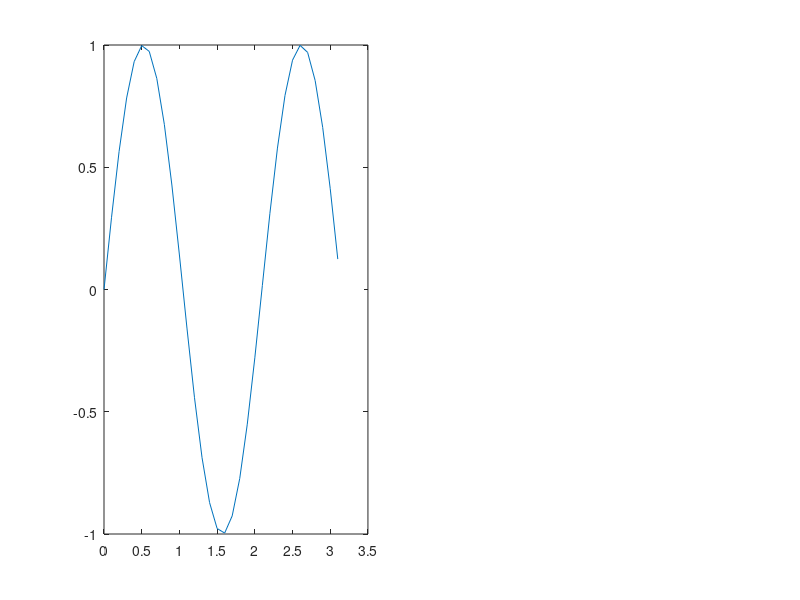

Here is the MATLAB script that generated this plot: (Note: this script raises an error after producing the figure.)
%%%%%%%%%%%%%%%%%%%%%%%%%%%%%%%%%%%%%%%%%%%%%%%%%%%%%%%%%%%
%%%%%%%%%%%% Explicit solver heat equation %%%%%%%%%%%%%%%%
%%%%%%%%%%%%%%%%%%%%%%%%%%%%%%%%%%%%%%%%%%%%%%%%%%%%%%%%%%%
%
%   Goal: solve
%         u_t = k u_xx,  0<x<L, t>0
%         u(0,t) = 0, u(L,t) = 0
%         u(x,0) = f(x)
%
%   Method: Forward time, centered space finite differences
%
%
%
% Author: Matthew S. Mizuhara
% E-mail: mizuharm@tcnj.edu
% Institution: The College of New Jersey
% Date Created: Sep 2020
%
%%%%%%%%%%%%%%%%%%%%%%%%%%%%%%%%%%%%%%%%%%%%%%%%%%%%%%%%%%%

%%%%%%%%%%%%%%%%%%%%
%% Parameters
%%%%%%%%%%%%%%%%%%%%

    k = 5; %diffusion coefficient

    L = pi; %length of domain
    T = .2; %final time
    
    dx = .1; %space step
    dt = .001; %time step
    
    x = 0:dx:L;
    t = 0:dt:T;
    
%%%%%%%%%%%%%%%%%%%%%%%%%%%%%%%%%%%
%% Initial condition
%%%%%%%%%%%%%%%%%%%%%%%%%%%%%%%%%%%

    %f = -abs(x-1)+1;
     f = sin(3*x);   
%%%%%%%%%%%%%%%%%%%%%%%%%%%%%%%%%%%
%% Initialize u
%%%%%%%%%%%%%%%%%%%%%%%%%%%%%%%%%%%

    u = f';
    
%%%%%%%%%%%%%%%%%%%%%%%%%%%%%%%%%%%
%% Forward step matrix
%%%%%%%%%%%%%%%%%%%%%%%%%%%%%%%%%%%

    iterMat = diag((1-2*dt*k/(dx)^2)*ones(length(x),1));
    iterMat = iterMat +diag(dt*k/(dx)^2*ones(length(x)-1,1),1);
    iterMat = iterMat +diag(dt*k/(dx)^2*ones(length(x)-1,1),-1);
    
    iterMat(1,:) = zeros(length(x),1);
    iterMat(end,:) = zeros(length(x),1);
    
    for i = 2:length(t)
        u(:,i) = iterMat*u(:,i-1);
    end
    
%%%%%%%%%%%%%%%%%%%%%%%%%%%%%%%%%%%%%%%
%% Plot solution
%%%%%%%%%%%%%%%%%%%%%%%%%%%%%%%%%%%%%%%
    
    [X,T] = meshgrid(x,t);
 
    fig=figure();

    set(fig, 'Position',  [100 206 1100 420])
       
    for i = 1:length(t)
        clf
        subplot(1,2,1)
        plot(x,u(:,i))
        a = gca;
        a.FontSize = 16;
        axis([0 L min(f) max(f)])
    
        subplot(1,2,2)
        hold on
        s=surf(X,T,u');
        s.EdgeColor = 'none';
        angle = 30+.05*i;
        view(angle,25)
        xlabel('x','interpreter','latex')
        ylabel('t','interpreter','latex')
        zlabel('u','interpreter','latex')
        plot3(x,t(i)*ones(length(x),1),u(:,i))
        a = gca;
        a.FontSize = 16;
        hold off
        pause(0)
    end